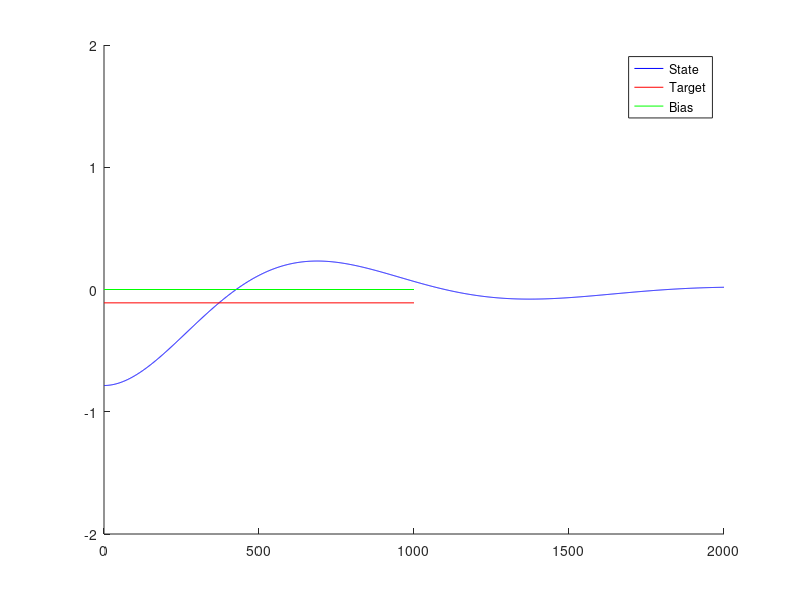

Write MATLAB code to recreate this figure.
niter = 2000;

inertia = 0.002;
length = 0.260*cosd(45);
mass = 0.320;

x = [-pi / 4, 0]; % Current state (position and velocity)
t = 0; % target position

% good values p=2.0, i=0.2 d=1
p_angle = 6; % desired angular speed in rad/s for error 1 rad.

% control output for angular speed error 1 rad/s.
p_rate = 0.1;
i_rate = 0.05;
d_rate = 0.005;

bias = 0; % amount by which the acceleration is off

torq = @(c) (2*2*c*(mass/3)*length)
a = @(c) ( (torq(c) / inertia) + bias); % acceleration as a function of control input


pts = [];

dt = 0.001;
lastE = 0;
sumE = 0;
for it = 1:niter
    
   t = p_angle * (0 - x(1));
    
   % Error and derivative of error
   e = t - x(2);
   de = (e - lastE) + dt;
   
   c = (p_rate * e) + (i_rate * sumE) + (d_rate * de);
   
   
   
   % System dynamics
   ai = a(c);
   x(1) = x(1) + x(2)*dt + 0.5*ai*(dt*dt);
   x(2) = x(2) + dt*ai;
   
   pts = [pts x(1)]; % Record current position
   
   % Update integral term
   sumE = sumE + e*dt;
   lastE = e;
end

figure;
hold on;

ylim([-2, 2])
plot(1:niter, pts, 'b');

plot([0, 1000], [t, t], 'r');

if bias ~= t
    plot([0, 1000], [bias, bias], 'g-');
end

legend('State', 'Target', 'Bias')

hold off;

